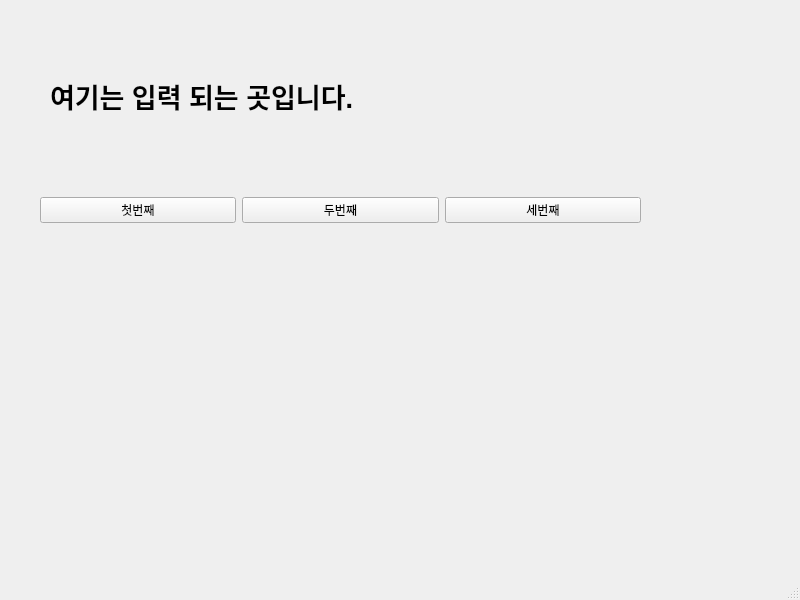
<?xml version="1.0" encoding="UTF-8"?>
<ui version="4.0">
 <class>MainWindow</class>
 <widget class="QMainWindow" name="MainWindow">
  <property name="geometry">
   <rect>
    <x>0</x>
    <y>0</y>
    <width>800</width>
    <height>600</height>
   </rect>
  </property>
  <property name="windowTitle">
   <string>MainWindow</string>
  </property>
  <widget class="QWidget" name="centralwidget">
   <widget class="QWidget" name="horizontalLayoutWidget">
    <property name="geometry">
     <rect>
      <x>40</x>
      <y>160</y>
      <width>601</width>
      <height>101</height>
     </rect>
    </property>
    <layout class="QHBoxLayout" name="horizontalLayout">
     <item>
      <widget class="QPushButton" name="pushButton_3">
       <property name="text">
        <string>첫번째</string>
       </property>
      </widget>
     </item>
     <item>
      <widget class="QPushButton" name="pushButton_2">
       <property name="text">
        <string>두번째</string>
       </property>
      </widget>
     </item>
     <item>
      <widget class="QPushButton" name="pushButton">
       <property name="text">
        <string>세번째</string>
       </property>
      </widget>
     </item>
    </layout>
   </widget>
   <widget class="QLabel" name="label">
    <property name="geometry">
     <rect>
      <x>50</x>
      <y>70</y>
      <width>581</width>
      <height>51</height>
     </rect>
    </property>
    <property name="font">
     <font>
      <pointsize>20</pointsize>
      <bold>true</bold>
     </font>
    </property>
    <property name="text">
     <string>여기는 입력 되는 곳입니다.</string>
    </property>
   </widget>
  </widget>
  <widget class="QMenuBar" name="menubar">
   <property name="geometry">
    <rect>
     <x>0</x>
     <y>0</y>
     <width>800</width>
     <height>33</height>
    </rect>
   </property>
  </widget>
  <widget class="QStatusBar" name="statusbar"/>
 </widget>
 <resources/>
 <connections>
  <connection>
   <sender>pushButton_3</sender>
   <signal>clicked()</signal>
   <receiver>MainWindow</receiver>
   <slot>firstClick()</slot>
   <hints>
    <hint type="sourcelabel">
     <x>83</x>
     <y>255</y>
    </hint>
    <hint type="destinationlabel">
     <x>158</x>
     <y>280</y>
    </hint>
   </hints>
  </connection>
  <connection>
   <sender>pushButton_2</sender>
   <signal>clicked()</signal>
   <receiver>MainWindow</receiver>
   <slot>secondClick()</slot>
   <hints>
    <hint type="sourcelabel">
     <x>277</x>
     <y>251</y>
    </hint>
    <hint type="destinationlabel">
     <x>345</x>
     <y>283</y>
    </hint>
   </hints>
  </connection>
  <connection>
   <sender>pushButton</sender>
   <signal>clicked()</signal>
   <receiver>MainWindow</receiver>
   <slot>thirdClick()</slot>
   <hints>
    <hint type="sourcelabel">
     <x>489</x>
     <y>250</y>
    </hint>
    <hint type="destinationlabel">
     <x>556</x>
     <y>281</y>
    </hint>
   </hints>
  </connection>
 </connections>
 <slots>
  <slot>firstClick()</slot>
  <slot>secondClick()</slot>
  <slot>thirdClick()</slot>
 </slots>
</ui>
